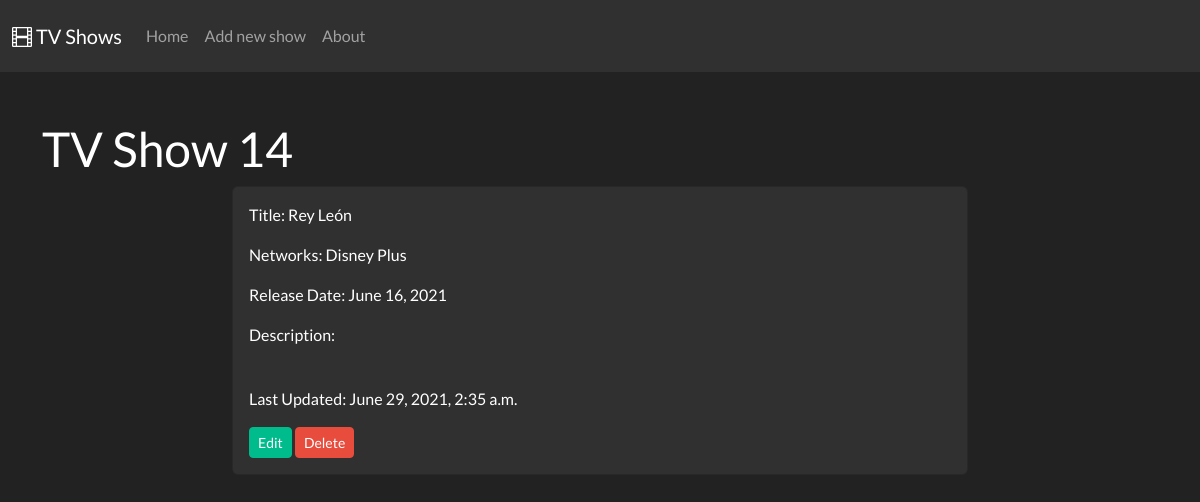
The app's page /shows/14 with its own data.
### tv_show_app/models.py (models this page shows)
class Show(models.Model):
    title = models.CharField(max_length=100)
    network = models.CharField(max_length=100)
    date = models.DateField(null=True, blank=True)
    desc = models.TextField(blank=True)
    created_at = models.DateTimeField(auto_now_add=True)
    updated_at = models.DateTimeField(auto_now=True)
    objects = ShowManager()

### tv_show_app/views.py (the view)
def view_show(request, number):
    context = {
        'the_show': Show.objects.get(id=number)
    }
    return render(request, 'view_show.html', context)

### tv_show_app/templates/view_show.html
{% extends 'base.html' %}
{% block content %}
    <div class="row">
        <h1>TV Show {{ the_show.id }}</h1>
        <div class="col-8 offset-2">
            <div class="card p-3">
                <p>Title: {{ the_show.title }}</p>
                <p>Networks: {{ the_show.network }}</p>
                <p>Release Date: {{ the_show.date }}</p>
                <p>Description: {{ the_show.desc }}</p>
                <br>
                <p>Last Updated: {{ the_show.updated_at }}</p>
                <div>
                    <a class="btn btn-sm btn-success" href="/shows/{{ the_show.id }}/edit">Edit</a>
                    <a class="btn btn-sm btn-danger" onclick="modalDelete({{the_show.id}})" href="#">Delete</a>
                </div>
            </div>
        </div>
    </div>
{% endblock %}

### records on screen
Show: id "14", title "Rey León", network "Disney Plus", date "June 16, 2021", updated_at "June 29, 2021, 2:35 a.m."
